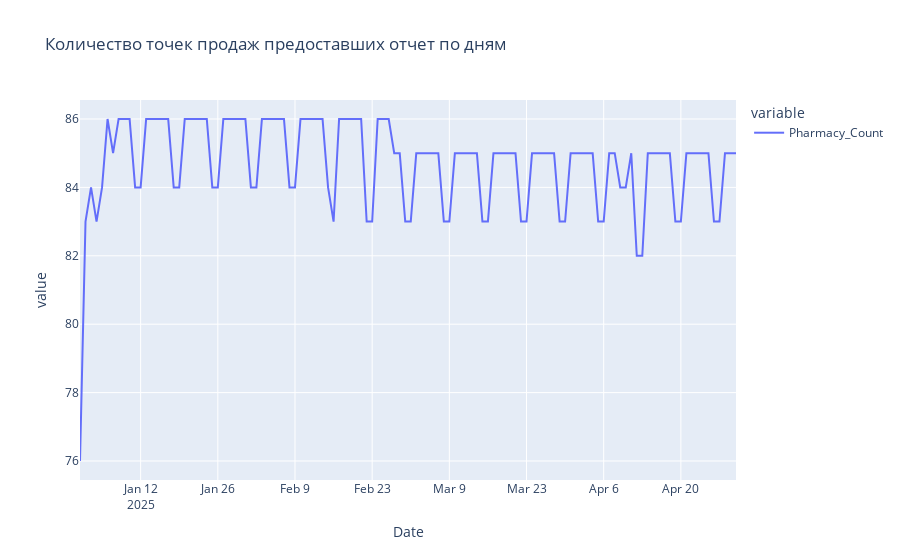

Notebook code cell kept with this figure:
### Code cell
fig = px.line(result[result['City']=='Тула'], x='Date', y=['Pharmacy_Count'], title='Количество точек продаж предоставших отчет по дням')
fig.show()

### Figure 1 — Plotly figure (JSON) as saved in the notebook; plotly's stock layout.template omitted (floating-point values rounded to 4 significant figures)
{"data": [{"hovertemplate": "variable=Pharmacy_Count<br>Date=%{x}<br>value=%{y}<extra></extra>", "legendgroup": "Pharmacy_Count", "line": {"color": "#636efa", "dash": "solid"}, "marker": {"symbol": "circle"}, "mode": "lines", "name": "Pharmacy_Count", "orientation": "v", "showlegend": true, "type": "scatter", "x": ["2025-01-01", "2025-01-02", "2025-01-03", "2025-01-04", "2025-01-05", "2025-01-06", "2025-01-07", "2025-01-08", "2025-01-09", "2025-01-10", "2025-01-11", "2025-01-12", "2025-01-13", "2025-01-14", "2025-01-15", "2025-01-16", "2025-01-17", "2025-01-18", "2025-01-19", "2025-01-20", "2025-01-21", "2025-01-22", "2025-01-23", "2025-01-24", "2025-01-25", "2025-01-26", "2025-01-27", "2025-01-28", "2025-01-29", "2025-01-30", "2025-01-31", "2025-02-01", "2025-02-02", "2025-02-03", "2025-02-04", "2025-02-05", "2025-02-06", "2025-02-07", "2025-02-08", "2025-02-09", "2025-02-10", "2025-02-11", "2025-02-12", "2025-02-13", "2025-02-14", "2025-02-15", "2025-02-16", "2025-02-17", "2025-02-18", "2025-02-19", "2025-02-20", "2025-02-21", "2025-02-22", "2025-02-23", "2025-02-24", "2025-02-25", "2025-02-26", "2025-02-27", "2025-02-28", "2025-03-01", "2025-03-02", "2025-03-03", "2025-03-04", "2025-03-05", "2025-03-06", "2025-03-07", "2025-03-08", "2025-03-09", "2025-03-10", "2025-03-11", "2025-03-12", "2025-03-13", "2025-03-14", "2025-03-15", "2025-03-16", "2025-03-17", "2025-03-18", "2025-03-19", "2025-03-20", "2025-03-21", "2025-03-22", "2025-03-23", "2025-03-24", "2025-03-25", "2025-03-26", "2025-03-27", "2025-03-28", "2025-03-29", "2025-03-30", "2025-03-31", "2025-04-01", "2025-04-02", "2025-04-03", "2025-04-04", "2025-04-05", "2025-04-06", "2025-04-07", "2025-04-08", "2025-04-09", "2025-04-10", "2025-04-11", "2025-04-12", "2025-04-13", "2025-04-14", "2025-04-15", "2025-04-16", "2025-04-17", "2025-04-18", "2025-04-19", "2025-04-20", "2025-04-21", "2025-04-22", "2025-04-23", "2025-04-24", "2025-04-25", "2025-04-26", "2025-04-27", "2025-04-28", "2025-04-29", "2025-04-30"], "xaxis": "x", "y": [76, 83, 84, 83, 84, 86, 85, 86, 86, 86, 84, 84, 86, 86, 86, 86, 86, 84, 84, 86, 86, 86, 86, 86, 84, 84, 86, 86, 86, 86, 86, 84, 84, 86, 86, 86, 86, 86, 84, 84, 86, 86, 86, 86, 86, 84, 83, 86, 86, 86, 86, 86, 83, 83, 86, 86, 86, 85, 85, 83, 83, 85, 85, 85, 85, 85, 83, 83, 85, 85, 85, 85, 85, 83, 83, 85, 85, 85, 85, 85, 83, 83, 85, 85, 85, 85, 85, 83, 83, 85, 85, 85, 85, 85, 83, 83, 85, 85, 84, 84, 85, 82, 82, 85, 85, 85, 85, 85, 83, 83, 85, 85, 85, 85, 85, 83, 83, 85, 85, 85], "yaxis": "y"}], "layout": {"legend": {"title": {"text": "variable"}, "tracegroupgap": 0}, "title": {"text": "Количество точек продаж предоставших отчет по дням"}, "xaxis": {"anchor": "y", "domain": [0, 1], "title": {"text": "Date"}}, "yaxis": {"anchor": "x", "domain": [0, 1], "title": {"text": "value"}}}}
